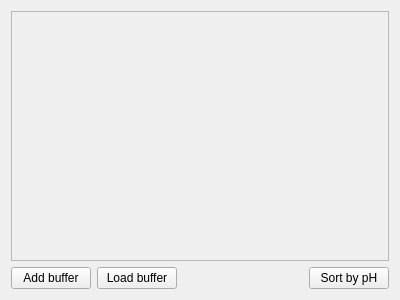
<?xml version="1.0" encoding="UTF-8"?>
<ui version="4.0">
 <class>BuffersInputWidget</class>
 <widget class="QWidget" name="BuffersInputWidget">
  <property name="geometry">
   <rect>
    <x>0</x>
    <y>0</y>
    <width>400</width>
    <height>300</height>
   </rect>
  </property>
  <property name="windowTitle">
   <string>Form</string>
  </property>
  <layout class="QVBoxLayout" name="verticalLayout">
   <item>
    <widget class="QScrollArea" name="qscr_bufferList">
     <property name="verticalScrollBarPolicy">
      <enum>Qt::ScrollBarAsNeeded</enum>
     </property>
     <property name="horizontalScrollBarPolicy">
      <enum>Qt::ScrollBarAsNeeded</enum>
     </property>
     <property name="sizeAdjustPolicy">
      <enum>QAbstractScrollArea::AdjustToContents</enum>
     </property>
     <property name="widgetResizable">
      <bool>true</bool>
     </property>
     <widget class="QWidget" name="scrollAreaWidgetContents">
      <property name="geometry">
       <rect>
        <x>0</x>
        <y>0</y>
        <width>384</width>
        <height>16</height>
       </rect>
      </property>
      <property name="sizePolicy">
       <sizepolicy hsizetype="Expanding" vsizetype="Maximum">
        <horstretch>0</horstretch>
        <verstretch>0</verstretch>
       </sizepolicy>
      </property>
     </widget>
    </widget>
   </item>
   <item>
    <layout class="QHBoxLayout" name="horizontalLayout">
     <item>
      <widget class="QPushButton" name="qpb_addBuffer">
       <property name="text">
        <string>Add buffer</string>
       </property>
      </widget>
     </item>
     <item>
      <widget class="QPushButton" name="qpb_loadBuffer">
       <property name="text">
        <string>Load buffer</string>
       </property>
      </widget>
     </item>
     <item>
      <spacer name="horizontalSpacer">
       <property name="orientation">
        <enum>Qt::Horizontal</enum>
       </property>
       <property name="sizeHint" stdset="0">
        <size>
         <width>40</width>
         <height>20</height>
        </size>
       </property>
      </spacer>
     </item>
     <item>
      <widget class="QPushButton" name="qpb_sortBypH">
       <property name="text">
        <string>Sort by pH</string>
       </property>
      </widget>
     </item>
    </layout>
   </item>
  </layout>
 </widget>
 <resources/>
 <connections/>
</ui>
